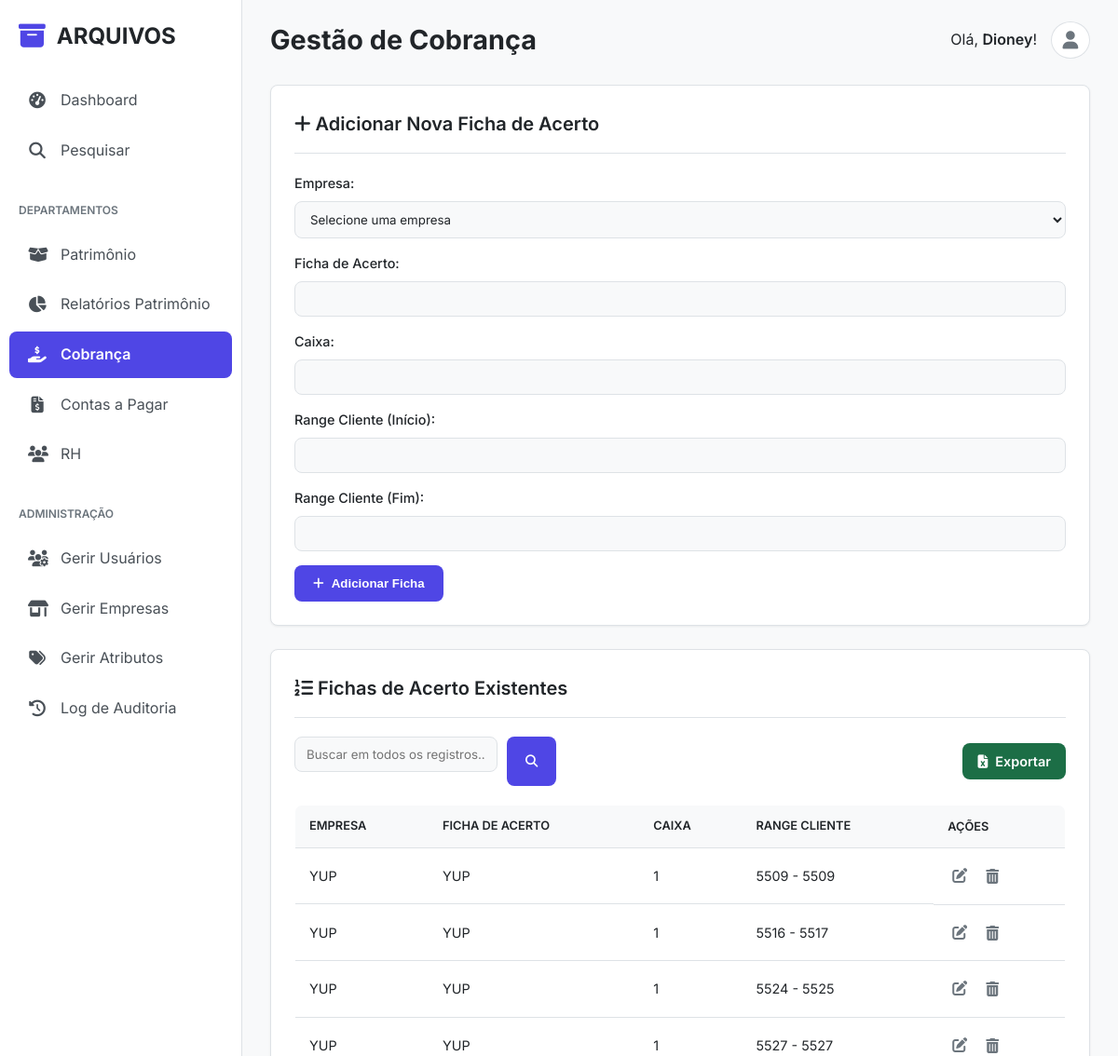
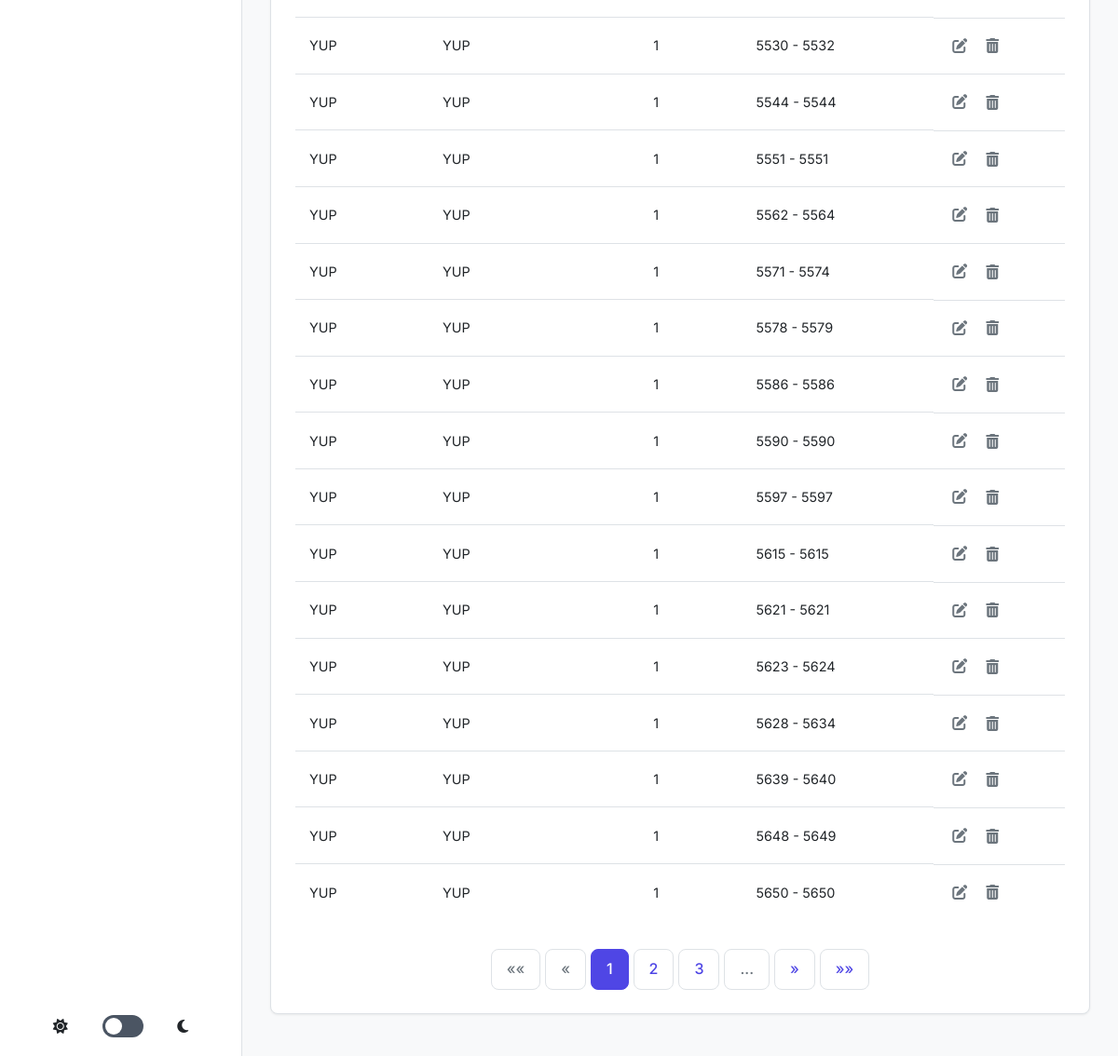
Page /cobranca/dashboard (signed in) on the committed database (2 pictures, top to bottom).
### tables this page shows
CREATE TABLE cobranca_fichas_acerto (
            id INTEGER PRIMARY KEY AUTOINCREMENT,
            ficha_acerto TEXT NOT NULL,
            caixa TEXT NOT NULL,
            range_cliente_inicio INTEGER NOT NULL,
            range_cliente_fim INTEGER NOT NULL,
            store_id INTEGER, order_position INTEGER NOT NULL DEFAULT 0,
            FOREIGN KEY (store_id) REFERENCES stores(id)
        );

CREATE TABLE stores (
            id INTEGER PRIMARY KEY AUTOINCREMENT,
            name TEXT UNIQUE NOT NULL
        );

### app.py (the view, shortened to what this page needs)
@app.route('/cobranca/dashboard', methods=['GET', 'POST'])
@login_required
@role_required(['super_admin', 'admin_cobranca'])
def cobranca_dashboard():
    page = request.args.get('page', 1, type=int)
    search_query = request.args.get('search', '').strip()
    db = get_db()
    params = []
    where_clauses = []
    if session['role'] != 'super_admin':
        where_clauses.append("f.store_id = ?")
        params.append(session.get('store_id'))
    base_query = "FROM cobranca_fichas_acerto f LEFT JOIN stores s ON f.store_id = s.id"
    if where_clauses:
        base_query += " WHERE " + " AND ".join(where_clauses)
    total_items = db.execute(f"SELECT COUNT(f.id) {base_query}", params).fetchone()[0]
    total_pages = (total_items + PER_PAGE - 1) // PER_PAGE if total_items > 0 else 1
    offset = (page - 1) * PER_PAGE
    items = db.execute(f"SELECT f.*, s.name as store_name {base_query} ORDER BY CAST(f.caixa as INTEGER) ASC, f.range_cliente_inicio ASC LIMIT ? OFFSET ?", params + [PER_PAGE, offset]).fetchall()
    stores = db.execute("SELECT id, name FROM stores ORDER BY name").fetchall() if session['role'] == 'super_admin' else []
    return render_template('cobranca/cobranca_dashboard.html', fichas_acerto=items, stores=stores, page=page, total_pages=total_pages, search=search_query)

### app.py (called while the page is built)
@app.before_request
def log_request_info():
    print(f"\n>>> REQUISIÇÃO RECEBIDA: {request.method} {request.path}")
    print(f">>> Cabeçalho 'Cookie': {request.headers.get('Cookie')}")
    print(f">>> Sessão no início da requisição: {dict(session)}")

def login_required(f):
    @wraps(f)
    def decorated_function(*args, **kwargs):
        print(f"--- Verificando @login_required para a rota: '{request.endpoint}'")
        if 'logged_in' not in session:
            print(f"--- FALHA em @login_required. Sessão atual: {dict(session)}")
            flash('Você precisa fazer login para acessar esta página.', 'danger')
            return redirect(url_for('admin_login'))
        print(f"--- SUCESSO em @login_required. Usuário '{session.get('username')}' está logado.")
        return f(*args, **kwargs)
    return decorated_function

def is_ajax_request():
    return request.headers.get('X-Requested-With') == 'XMLHttpRequest'

def role_required(allowed_roles):
    def decorator(f):
        @wraps(f)
        def decorated_function(*args, **kwargs):
            if not session.get('logged_in') or session.get('role') not in allowed_roles:
                if is_ajax_request():
                    return jsonify({'status': 'error', 'message': 'Você não tem permissão para esta ação.'}), 403
                log_action('acesso_negado', target_name=request.path)
                flash('Você não tem permissão para acessar esta página.', 'danger')
                return redirect(url_for('admin_dashboard'))
            return f(*args, **kwargs)
        return decorated_function
    return decorator

### database.py (called while the page is built)
def get_db():
    if 'db' not in g:
        g.db = sqlite3.connect(DATABASE)
        g.db.row_factory = sqlite3.Row
    return g.db

### templates/cobranca/cobranca_dashboard.html (shortened to what this page needs)
{% extends "base.html" %}
{% block page_title %}Gestão de Cobrança{% endblock %}
{% block content %}
<div class="card">
    <h2><i class="fas fa-plus"></i> Adicionar Nova Ficha de Acerto</h2>
    <form action="{{ url_for('cobranca_dashboard') }}" method="POST">
        {% if session.role == 'super_admin' %}
        <label for="store_id">Empresa:</label>
        <select id="store_id" name="store_id" required>
            <option value="">Selecione uma empresa</option>
        </select>
        {% endif %}
        <label for="ficha_acerto">Ficha de Acerto:</label>
        <input type="text" id="ficha_acerto" name="ficha_acerto" required>
        <label for="caixa">Caixa:</label>
        <input type="text" id="caixa" name="caixa" required>
        <label for="range_cliente_inicio">Range Cliente (Início):</label>
        <input type="number" id="range_cliente_inicio" name="range_cliente_inicio" required>
        <label for="range_cliente_fim">Range Cliente (Fim):</label>
        <input type="number" id="range_cliente_fim" name="range_cliente_fim" required>
        <button type="submit"><i class="fas fa-plus"></i> Adicionar Ficha</button>
    </form>
</div>
<div class="card">
    <h2><i class="fas fa-list-ol"></i> Fichas de Acerto Existentes</h2>
    <div class="dashboard-actions">
        <form method="GET" action="{{ url_for('cobranca_dashboard') }}" class="filter-form">
            <input type="text" name="search" placeholder="Buscar em todos os registros..." value="{{ search or '' }}">
            <button type="submit"><i class="fas fa-search"></i></button>
        </form>
        <a href="{{ url_for('cobranca_export_excel') }}" class="export-button">
            <i class="fas fa-file-excel"></i> Exportar
        </a>
    </div>
    <div class="table-wrapper">
        {% if fichas_acerto %}
            <table>
                <thead>
                    <tr>
                        {% if session.role == 'super_admin' %}<th>Empresa</th>{% endif %}
                        <th>Ficha de Acerto</th>
                        <th>Caixa</th>
                        <th>Range Cliente</th>
                        <th>Ações</th>
                    </tr>
                </thead>
                <tbody id="sortable-table">
                    {% for item in fichas_acerto %}
                        <tr data-id="{{ item.id }}">
                            {% if session.role == 'super_admin' %}<td>{{ item.store_name or 'N/A' }}</td>{% endif %}
                            <td>{{ item.ficha_acerto }}</td>
                            <td>{{ item.caixa }}</td>
                            <td>{{ item.range_cliente_inicio }} - {{ item.range_cliente_fim }}</td>
                            <td class="actions">
                                <a href="{{ url_for('cobranca_fichas_acerto_edit', item_id=item.id) }}" class="edit" title="Editar"><i class="fas fa-edit"></i></a>
                                <form action="{{ url_for('cobranca_fichas_acerto_delete', item_id=item.id) }}" method="POST" style="display:inline;" onsubmit="return confirm('Tem certeza que deseja excluir esta ficha?');">
                                    <button type="submit" class="delete" title="Excluir"><i class="fas fa-trash-alt"></i></button>
                                </form>
                            </td>
                        </tr>
                    {% endfor %}
                </tbody>
            </table>
        {% else %}
            <p style="text-align: center; padding: 20px;">Nenhuma ficha de acerto cadastrada ainda.</p>
        {% endif %}
    </div>
    {% include '_pagination.html' %}
</div>
{% endblock %}

### static/css/style.css (style rules this page uses)
:root { --font-family: 'Inter', sans-serif; --transition-fast: 0.2s ease; --border-radius-md: 8px; --shadow-sm: 0 1px 3px rgba(0,0,0,0.05), 0 1px 2px rgba(0,0,0,0.02); --shadow-md: 0 4px 6px -1px rgba(0,0,0,0.1), 0 2px 4px -1px rgba(0,0,0,0.06); }
[data-theme="light"] { --bg-primary: #f8f9fa; --bg-secondary: #ffffff; --bg-sidebar: #ffffff; --text-primary: #212529; --text-secondary: #6c757d; --text-on-sidebar: #495057; --border-color: #dee2e6; --color-primary: #4f46e5; --color-primary-hover: #4338ca; --bg-hover-link: #f1f3f5; --bg-active-link: #eef2ff; --color-success: #16a34a; --color-danger: #dc2626; --color-warning: #f59e0b; }
* { box-sizing: border-box; margin: 0; padding: 0; }
body { font-family: var(--font-family); background-color: var(--bg-primary); color: var(--text-primary); line-height: 1.6; font-size: 16px; }
.card { background-color: var(--bg-secondary); border-radius: var(--border-radius-md); padding: 25px; margin-bottom: 25px; box-shadow: var(--shadow-sm); border: 1px solid var(--border-color); }
.card h2, .card h3 { font-size: 1.25rem; font-weight: 600; margin-bottom: 20px; padding-bottom: 15px; border-bottom: 1px solid var(--border-color); }
form label { font-weight: 500; font-size: 0.9rem; margin-bottom: 8px; display: block; }
form input, form select, form textarea { width: 100%; padding: 10px 12px; border: 1px solid var(--border-color); background-color: var(--bg-primary); color: var(--text-primary); border-radius: var(--border-radius-md); font-family: var(--font-family); transition: border-color var(--transition-fast), box-shadow var(--transition-fast); }
form input, form select { margin-bottom: 15px; }
button, .button-primary { background-color: var(--color-primary); color: #fff; padding: 12px 20px; border: none; border-radius: var(--border-radius-md); cursor: pointer; font-weight: 600; text-decoration: none; display: inline-flex; align-items: center; gap: 8px; transition: background-color var(--transition-fast); }
.table-wrapper { overflow-x: auto; }
table { width: 100%; border-collapse: collapse; background-color: var(--bg-secondary); border-radius: var(--border-radius-md); overflow: hidden; border: 1px solid var(--border-color); font-size: 0.9rem; }
table th { background-color: var(--bg-primary); padding: 12px 15px; text-align: left; font-weight: 600; text-transform: uppercase; font-size: 0.8rem; }
table td { padding: 12px 15px; border-top: 1px solid var(--border-color); vertical-align: middle; }
.actions { display: flex; gap: 10px; align-items: center; }
.actions a, .actions button { background: none; border: none; cursor: pointer; padding: 5px; font-size: 1rem; color: var(--text-secondary); transition: color var(--transition-fast); }
.export-button { display: inline-flex; align-items: center; gap: 8px; padding: 8px 16px; border: none; border-radius: var(--border-radius-md); background-color: #1c6e46; color: white; text-decoration: none; font-weight: 600; font-size: 0.9rem; cursor: pointer; transition: all 0.3s ease; }
.dashboard-actions { display: flex; justify-content: space-between; align-items: center; margin-bottom: 20px; }
.filter-form { display: flex; gap: 10px; }

### rows in the picture
cobranca_fichas_acerto: name "YUP", ficha_acerto "YUP", caixa "1", range_cliente_inicio "5509", range_cliente_fim "5509"
cobranca_fichas_acerto: name "YUP", ficha_acerto "YUP", caixa "1", range_cliente_inicio "5516", range_cliente_fim "5517"
cobranca_fichas_acerto: name "YUP", ficha_acerto "YUP", caixa "1", range_cliente_inicio "5524", range_cliente_fim "5525"
cobranca_fichas_acerto: name "YUP", ficha_acerto "YUP", caixa "1", range_cliente_inicio "5527", range_cliente_fim "5527"
cobranca_fichas_acerto: name "YUP", ficha_acerto "YUP", caixa "1", range_cliente_inicio "5530", range_cliente_fim "5532"
cobranca_fichas_acerto: name "YUP", ficha_acerto "YUP", caixa "1", range_cliente_inicio "5544", range_cliente_fim "5544"
cobranca_fichas_acerto: name "YUP", ficha_acerto "YUP", caixa "1", range_cliente_inicio "5551", range_cliente_fim "5551"
cobranca_fichas_acerto: name "YUP", ficha_acerto "YUP", caixa "1", range_cliente_inicio "5562", range_cliente_fim "5564"
cobranca_fichas_acerto: name "YUP", ficha_acerto "YUP", caixa "1", range_cliente_inicio "5571", range_cliente_fim "5574"
cobranca_fichas_acerto: name "YUP", ficha_acerto "YUP", caixa "1", range_cliente_inicio "5578", range_cliente_fim "5579"
cobranca_fichas_acerto: name "YUP", ficha_acerto "YUP", caixa "1", range_cliente_inicio "5586", range_cliente_fim "5586"
cobranca_fichas_acerto: name "YUP", ficha_acerto "YUP", caixa "1", range_cliente_inicio "5590", range_cliente_fim "5590"
cobranca_fichas_acerto: name "YUP", ficha_acerto "YUP", caixa "1", range_cliente_inicio "5597", range_cliente_fim "5597"
cobranca_fichas_acerto: name "YUP", ficha_acerto "YUP", caixa "1", range_cliente_inicio "5615", range_cliente_fim "5615"
cobranca_fichas_acerto: name "YUP", ficha_acerto "YUP", caixa "1", range_cliente_inicio "5621", range_cliente_fim "5621"
cobranca_fichas_acerto: name "YUP", ficha_acerto "YUP", caixa "1", range_cliente_inicio "5623", range_cliente_fim "5624"
cobranca_fichas_acerto: name "YUP", ficha_acerto "YUP", caixa "1", range_cliente_inicio "5628", range_cliente_fim "5634"
cobranca_fichas_acerto: name "YUP", ficha_acerto "YUP", caixa "1", range_cliente_inicio "5639", range_cliente_fim "5640"
cobranca_fichas_acerto: name "YUP", ficha_acerto "YUP", caixa "1", range_cliente_inicio "5648", range_cliente_fim "5649"
cobranca_fichas_acerto: name "YUP", ficha_acerto "YUP", caixa "1", range_cliente_inicio "5650", range_cliente_fim "5650"

### other values in the picture
{{ session.username }} "Dioney"
{{ p }} "1"
{{ p }} "2" "3"
